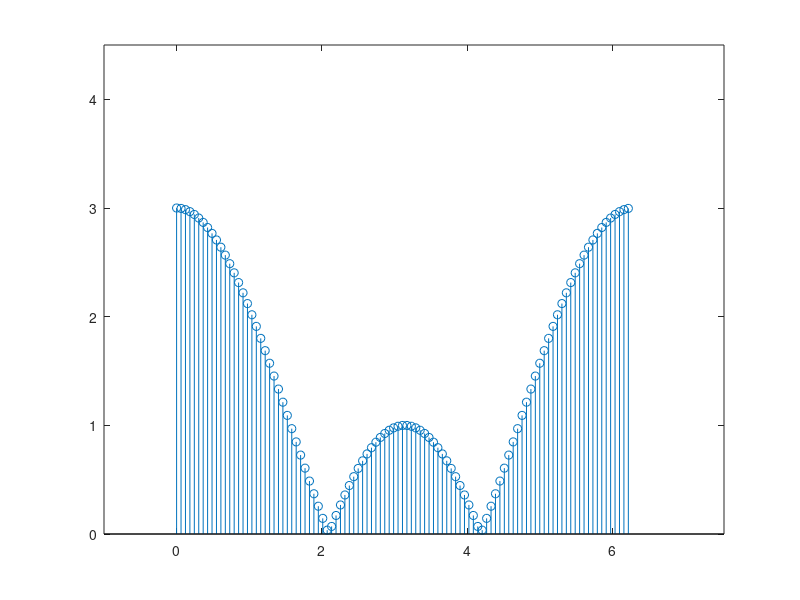

MATLAB code for this plot:
N0 = 100;
N = 3 + N0; Om0 = 2*pi/N;
n = 0:N-1;

x = [1 1 1 zeros(1,N0)];

% Taking the DFT
Xk = zeros(1,N);
for k=1:N
    Xk(k) = x * exp(-1j*(k-1)*Om0*n)';
end

% Taking the DTFT
X = @(Om) x * exp(-1j*Om*n)';

% Comparing the two
% Om = linspace(0,2*pi,1001);
% plot(Om,X(Om),'LineWidth',2);
% hold on;
stem(Om0*n,abs(Xk)); xlim([-1,2*pi*1.2]); ylim([0,1.5*max(abs(Xk))]);
